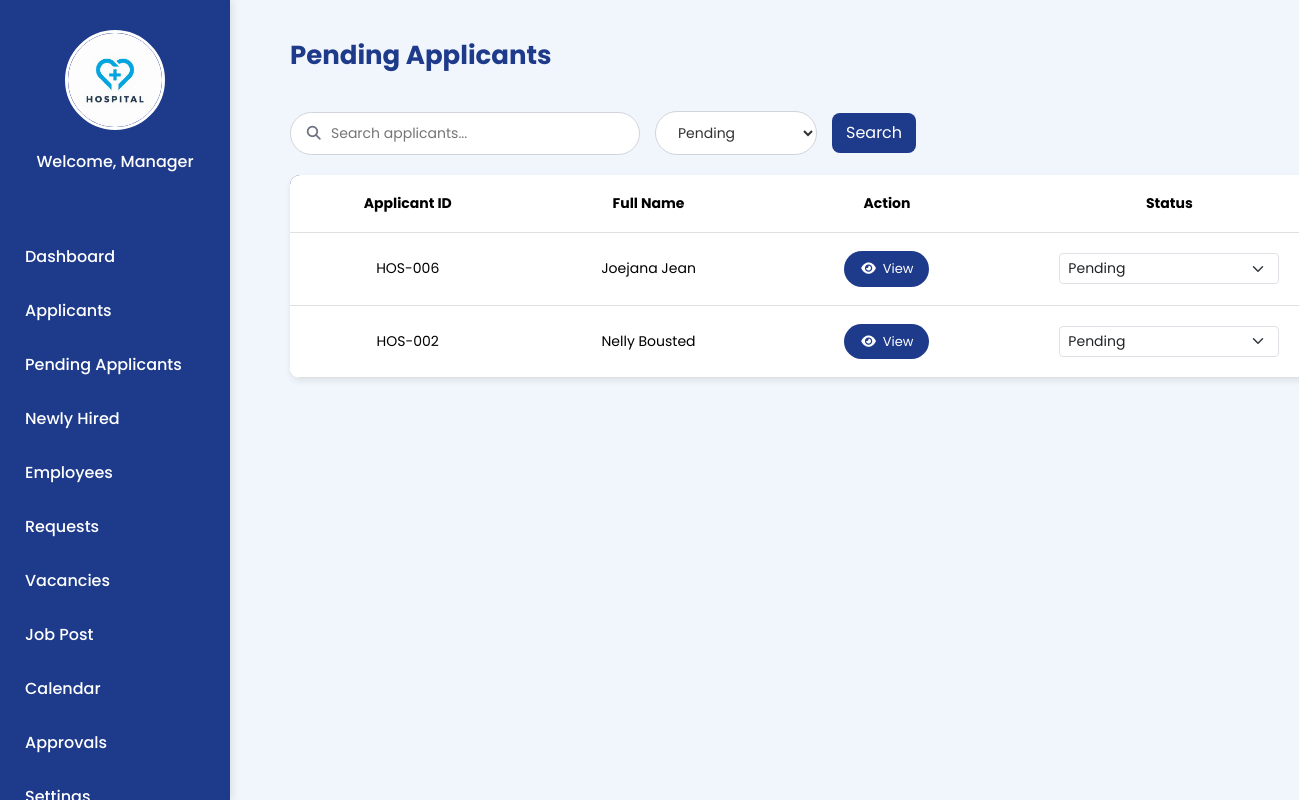
Before: /Manager_PendingApplicants.php with the older database file.
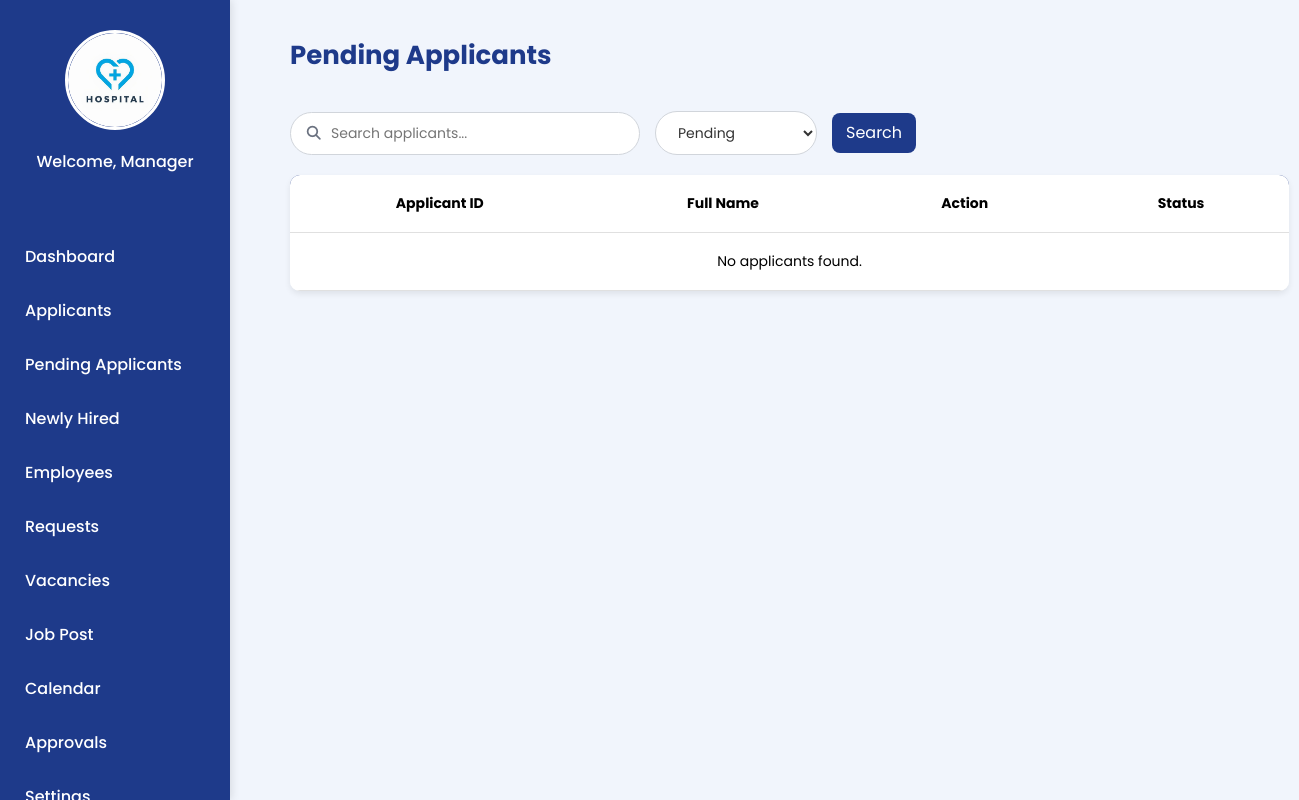
After: the same page with the newer database file.
### tables this page shows
CREATE TABLE `applicant` (
  `applicantID` varchar(100) NOT NULL,
  `fullName` varchar(150) NOT NULL,
  `position_applied` varchar(100) NOT NULL,
  `department` varchar(150) NOT NULL,
  `type_name` varchar(50) DEFAULT NULL,
  `date_applied` date NOT NULL,
  `contact_number` varchar(20) NOT NULL,
  `email_address` varchar(100) NOT NULL,
  `home_address` varchar(255) NOT NULL,
  `job_title` varchar(100) DEFAULT NULL,
  `company_name` varchar(150) NOT NULL,
  `date_started` date NOT NULL,
  `years_experience` int(11) DEFAULT NULL,
  `in_role` varchar(5) NOT NULL,
  `university` varchar(150) NOT NULL,
  `course` varchar(100) NOT NULL,
  `year_graduated` year(4) DEFAULT NULL,
  `skills` text NOT NULL,
  `summary` text NOT NULL,
  `status` varchar(20) NOT NULL,
  `hired_at` date DEFAULT NULL,
  `profile_pic` varchar(255) DEFAULT NULL
);

### Manager_PendingApplicants.php (the view, shortened to what the changed rows need)
<?php
require 'admin/db.connect.php';
$menus = [
  "HR Director" => [
    "Dashboard" => "Manager_Dashboard.php",
    "Applicants" => "Manager_Applicants.php",
    "Pending Applicants" => "Manager_PendingApplicants.php",
    "Newly Hired" => "Newly-Hired.php",
    "Employees" => "Manager_Employees.php",
    "Requests" => "Manager_Request.php",
    "Vacancies" => "Manager_Vacancies.php",
    "Job Post" => "Manager-JobPosting.php",
    "Calendar" => "Manager_Calendar.php",
    "Approvals" => "Manager_Approvals.php",
    "Settings" => "Manager_LeaveSettings.php",
    "Logout" => "Login.php"
  ],
  "HR Manager" => [
    "Dashboard" => "Manager_Dashboard.php",
    "Applicants" => "Manager_Applicants.php",
    "Pending Applicants" => "Manager_PendingApplicants.php",
    "Newly Hired" => "Newly-Hired.php",
    "Employees" => "Manager_Employees.php",
    "Requests" => "Manager_Request.php",
    "Vacancies" => "Manager_Vacancies.php",
    "Job Post" => "Manager-JobPosting.php",
    "Calendar" => "Manager_Calendar.php",
    "Approvals" => "Manager_Approvals.php",
    "Settings" => "Manager_LeaveSettings.php",
    "Logout" => "Login.php"
  ],
  "Recruitment Manager" => [
    "Dashboard" => "Manager_Dashboard.php",
    "Applicants" => "Manager_Applicants.php",
    "Pending Applicants" => "Manager_PendingApplicants.php",
    "Newly Hired" => "Newly-Hired.php",
    "Vacancies" => "Manager_Vacancies.php",
    "Logout" => "Login.php"
  ],
  "HR Officer" => [
    "Dashboard" => "Manager_Dashboard.php",
    "Applicants" => "Manager_Applicants.php",
    "Pending Applicants" => "Manager_PendingApplicants.php",
    "Newly Hired" => "Newly-Hired.php",
    "Employees" => "Manager_Employees.php",
    "Logout" => "Login.php"
  ],
];
$role = $_SESSION['sub_role'] ?? "HR Manager";
$statusFilter = $_GET['status'] ?? 'Pending';
$pendingApplicants = [];
$sql = "
SELECT
    a.applicantID,
    a.fullName,
    a.email_address,
    app.status AS application_status,
    app.applied_at,
    a.date_applied
FROM applicant a
INNER JOIN applications app
    ON a.applicantID = app.applicantID
";
$clauses = [];
$params = [];
$types = '';
if ($statusFilter && strtolower($statusFilter) !== 'all') {
  $clauses[] = "COALESCE(app.status, a.status) = ?";
  $types .= 's';
  $params[] = $statusFilter;
}
if (!empty($clauses))
  $sql .= ' WHERE ' . implode(' AND ', $clauses);
$sql .= ' ORDER BY COALESCE(app.applied_at, a.date_applied) DESC';
if ($stmt = $conn->prepare($sql)) {
  if (!empty($params)) {
    $refs = [];
    $refs[] = &$types;
    for ($i = 0; $i < count($params); $i++) {
      $refs[] = &$params[$i];
    }
    call_user_func_array([$stmt, 'bind_param'], $refs);
  }
  $stmt->execute();
  $res = $stmt->get_result();
  while ($r = $res->fetch_assoc())
    $pendingApplicants[] = $r;
}
?>
<!DOCTYPE html>
<html lang="en">
<head>
  <link href="https://cdn.jsdelivr.net/npm/bootstrap@5.3.3/dist/css/bootstrap.min.css" rel="stylesheet"
>
  <link rel="stylesheet" href="manager-sidebar.css">
  <link rel="stylesheet" href="https://cdnjs.cloudflare.com/ajax/libs/font-awesome/7.0.1/css/all.min.css"
 />
</head>
<body>
  <div class="sidebar">
    <ul class="nav">
      <?php foreach ($menus[$role] as $label => $link): ?>
        <li><a href="<?php echo $link; ?>"><?php echo $label; ?></a></li>
      <?php endforeach; ?>
    </ul>
  </div>
  <div class="main-content">
    <div class="main-content-header">
      <h1>Pending Applicants</h1>
    </div>
    <table class="table table-custom" id="applicantTable">
      <thead>
        <tr>
          <th>Applicant ID</th>
          <th>Full Name</th>
          <th>Action</th>
          <th>Status</th>
        </tr>
      </thead>
      <tbody>
        <?php if (empty($pendingApplicants)): ?>
          <tr>
            <td colspan="4">No applicants found.</td>
          </tr>
        <?php else:
          foreach ($pendingApplicants as $p): ?>
            <tr id="row-<?php echo htmlspecialchars($p['applicantID']); ?>">
              <td><?php echo htmlspecialchars($p['applicantID']); ?></td>
              <td><?php echo htmlspecialchars($p['fullName']); ?></td>
              <td>
                <button class="view-btn" data-appid="<?php echo htmlspecialchars($p['applicantID']); ?>"> <i
                    class="fa-solid fa-eye"></i> View</button>
              </td>
              <td>
                <?php
                $current = $p['application_status'] ?? '';
                $opts = ['Pending', 'Initial Interview', 'Assessment', 'Final Interview', 'Requirements', 'Hired', 'Rejected'];
                ?>
                <select class="status-select form-select form-select-sm"
                  data-appid="<?php echo htmlspecialchars($p['applicantID']); ?>"
                  data-email="<?php echo htmlspecialchars($p['email_address']); ?>"
                  data-fullname="<?php echo htmlspecialchars($p['fullName']); ?>"
                  style="max-width:220px; display:inline-block;">
                  <?php foreach ($opts as $opt): ?>
                    <option value="<?php echo htmlspecialchars($opt); ?>" <?php echo ($current === $opt) ? 'selected' : ''; ?>>
                      <?php echo htmlspecialchars($opt); ?>
                    </option>
                  <?php endforeach; ?>
                </select>
              </td>
            </tr>
          <?php endforeach; endif; ?>
      </tbody>
    </table>
  </div>
</body>
</html>

Changed rows visible on the page:
no longer on this page (row edited): applicant: applicantID "HOS-006", fullName "Joejana Jean", applicantID+email_address+fullName "Pending"
no longer on this page (row unchanged): applicant: applicantID "HOS-002", fullName "Nelly Bousted", applicantID+email_address+fullName "Pending"
Other visible differences:
text now shown: "No applicants found."
